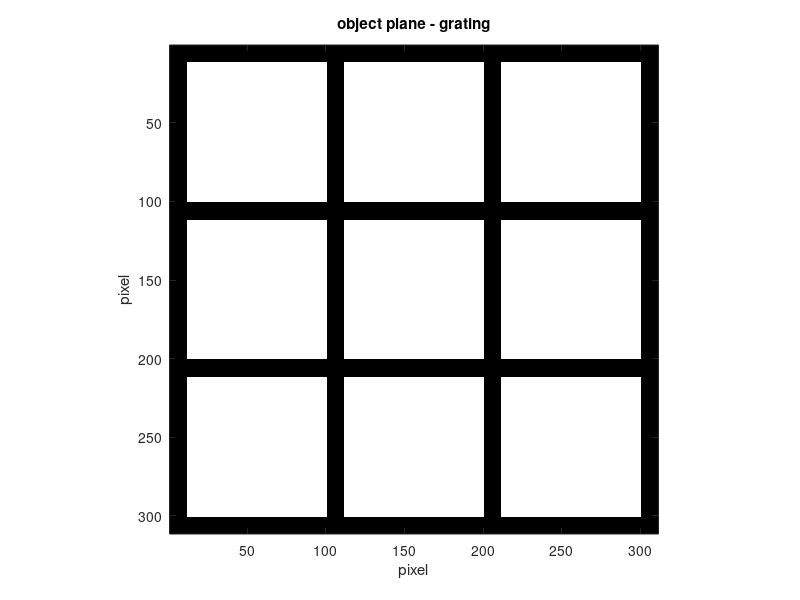
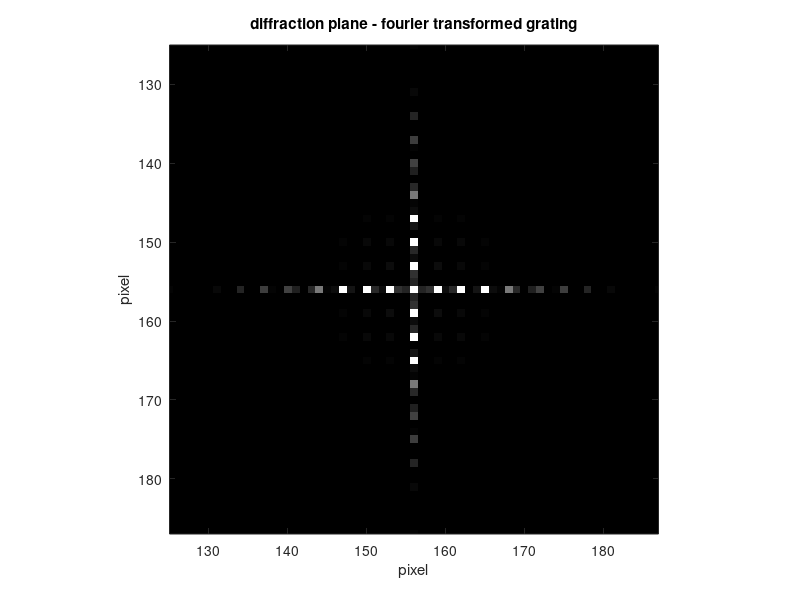
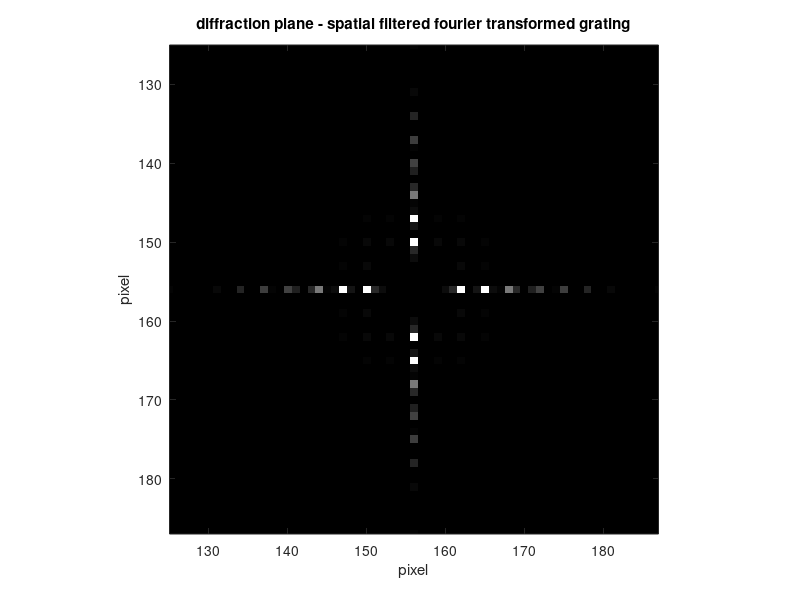
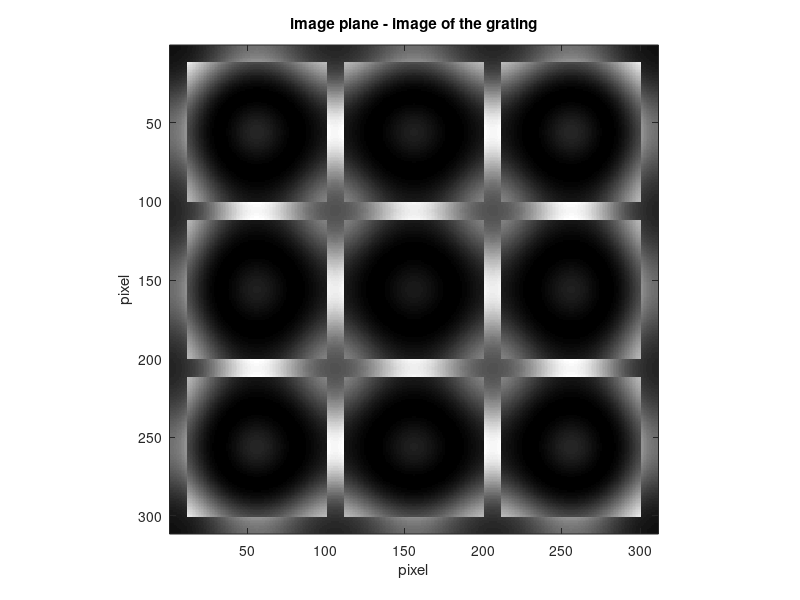

Source code (MATLAB) for these figures, in order:
%% Parameters
% grating period in pixel
gp = 100;
% width of grating element in pixel
we = 10;
% number of grating elements in one dimension
ne = 4;

% grayscale factor for plot of the fourier transformed grating 
gf = 100;
% zoom factor for plot of the fourier transformed grating
zf = 5;

% halfwidth of the slit aperture used for spatial filtering in pixel
hsw = 3;

%% setting up the grating as matrix and plot of the grating

% number of pixels in one dimension
px = gp * ( ne - 1 ) + we;
% center position
cp = px/2 + 1;

grating = ones( px );
for z = 0 : ( ne - 1 )
    ma = z * gp + 1 ;
    mb = z * gp + 1 + we;
    grating( ma : mb, : ) = 0;
    grating( :, ma : mb ) = 0;
end

figure;
imagesc( abs( grating ).^2 );
title( 'object plane - grating' );
colormap( gray );
axis image;
xlabel( 'pixel' );
ylabel( 'pixel' );

%% Fourier transform of the grating and plot of the resulting 
% diffraction image

fourgrat = fftshift( fft2( grating ) );

figure;
% maximum value
mv = max( max( abs( fourgrat ) ) )^2;
imagesc( abs( fourgrat ).^2, [ 0 mv/gf ]);
title('diffraction plane - fourier transformed grating');
axis image;
axis( [ cp-px/(2*zf) cp+px/(2*zf) cp-px/(2*zf) cp+px/(2*zf) ] );
colormap( gray );
xlabel( 'pixel' );
ylabel( 'pixel' );

%% spatial filtering and plot of the resulting diffraction image

fourgrat( (cp-hsw):(cp+hsw), (cp-hsw):(cp+hsw)) = 0;


figure;
imagesc( abs( fourgrat ).^2, [ 0 mv/gf ]);
title('diffraction plane - spatial filtered fourier transformed grating');
axis image;
axis( [ cp-px/(2*zf) cp+px/(2*zf) cp-px/(2*zf) cp+px/(2*zf) ] );
colormap( gray );
xlabel( 'pixel' );
ylabel( 'pixel' );

%% Inverse fourier transform and plot of the resulting image

btrgrating = ifft2( fourgrat );

figure;
imagesc( abs( btrgrating ).^2 );
title( 'image plane - image of the grating' );
colormap( gray );
axis image;
xlabel( 'pixel' );
ylabel( 'pixel' );
